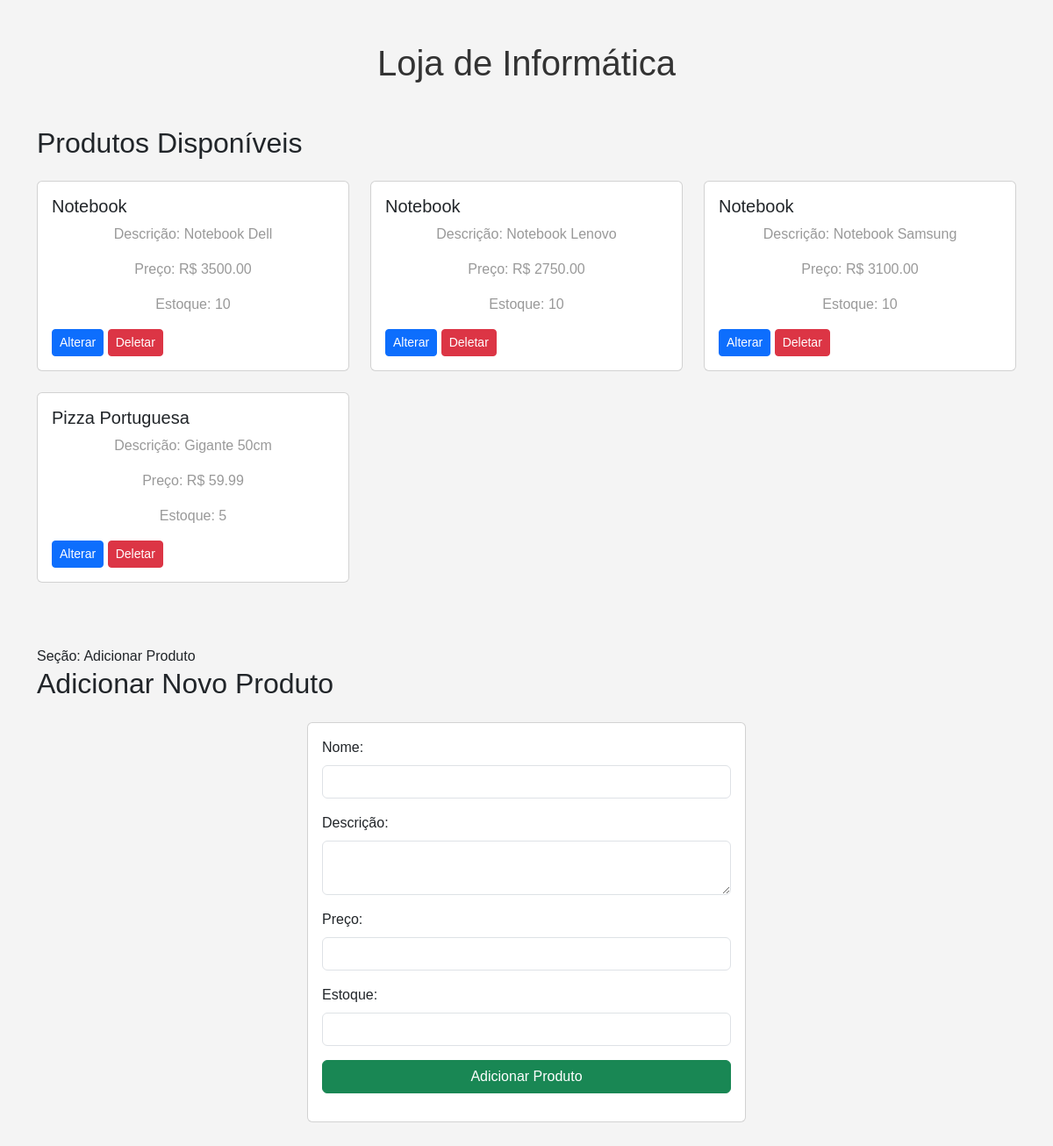
The page / on the database its author committed.
### loja_informatica/models.py (models this page shows)
class Produto(models.Model):
    nome = models.CharField(max_length=100)
    descricao = models.TextField(blank=True)
    preco = models.DecimalField(max_digits=10, decimal_places=2)
    estoque = models.PositiveIntegerField()

### loja_informatica/views.py (the view)
# urls.py: path('', views.lista_produtos, name='lista_produtos'),
def lista_produtos(request):
    produtos = Produto.objects.all()
    return render(request, 'loja_informatica/lista_produtos.html', {'produtos': produtos})

### loja_informatica/templates/loja_informatica/lista_produtos.html (shortened to what this page needs)
<html lang="pt-br">
    <head>
        {% load static %}
        <link href="https://cdn.jsdelivr.net/npm/bootstrap@5.3.3/dist/css/bootstrap.min.css" rel="stylesheet">
        <link rel="stylesheet" href="{% static 'css/styles.css' %}">
    </head>
    <body>
        <div class="container my-5">
            <h1 class="text-center mb-5">Loja de Informática</h1>
            <section class="mb-5">
                <h2 class="mb-4">Produtos Disponíveis</h2>
                <div class="row">
                    {% for produto in produtos %}
                    <div class="col-md-4 mb-4">
                        <div class="card">
                            <div class="card-body">
                                <h5 class="card-title">{{ produto.nome }}</h5>
                                <p class="card-text">Descrição: {{ produto.descricao }}</p>
                                <p class="card-text">Preço: R$ {{ produto.preco }}</p>
                                <p class="card-text">Estoque: {{ produto.estoque }}</p>
                                <a href="{% url 'alterar_produto' produto.id %}" class="btn btn-primary btn-sm">Alterar</a>
                                <a href="{% url 'deletar_produto' produto.id %}" class="btn btn-danger btn-sm">Deletar</a>
                            </div>
                        </div>
                    </div>
                    {% empty %}
                    <p class="text-center">Não há produtos disponíveis no momento.</p>
                    {% endfor %}
                </div>
            </section>
            Seção: Adicionar Produto
            <section>
                <h2 class="mb-4">Adicionar Novo Produto</h2>
                <div class="card mx-auto" style="max-width: 500px;">
                    <div class="card-body">
                        <form action="{% url 'inserir_produto' %}" method="POST">
                            <div class="mb-3">
                                <label for="nome" class="form-label">Nome:</label>
                                <input type="text" id="nome" name="nome" class="form-control" required>
                            </div>
                            <div class="mb-3">
                                <label for="descricao" class="form-label">Descrição:</label>
                                <textarea id="descricao" name="descricao" class="form-control" required></textarea>
                            </div>
                            <div class="mb-3">
                                <label for="preco" class="form-label">Preço:</label>
                                <input type="number" id="preco" name="preco" step="0.01" class="form-control" required>
                            </div>
                            <div class="mb-3">
                                <label for="estoque" class="form-label">Estoque:</label>
                                <input type="number" id="estoque" name="estoque" class="form-control" required>
                            </div>
                            <button type="submit" class="btn btn-success w-100">Adicionar Produto</button>
                        </form>
                    </div>
                </div>
            </section>
        </div>
    </body>
</html>

### loja_informatica/static/css/styles.css (style rules this page uses)
body { font-family: Arial, sans-serif; background-color: #f4f4f4; margin: 0; padding: 0; }
h1 { text-align: center; color: #333; margin: 20px 0; }
p { text-align: center; color: #999; }

### rows shown on the page
Produto: nome "Notebook", descricao "Notebook Dell", preco "3500.00", estoque "10"
Produto: nome "Notebook", descricao "Notebook Lenovo", preco "2750.00", estoque "10"
Produto: nome "Notebook", descricao "Notebook Samsung", preco "3100.00", estoque "10"
Produto: nome "Pizza Portuguesa", descricao "Gigante 50cm", preco "59.99", estoque "5"
